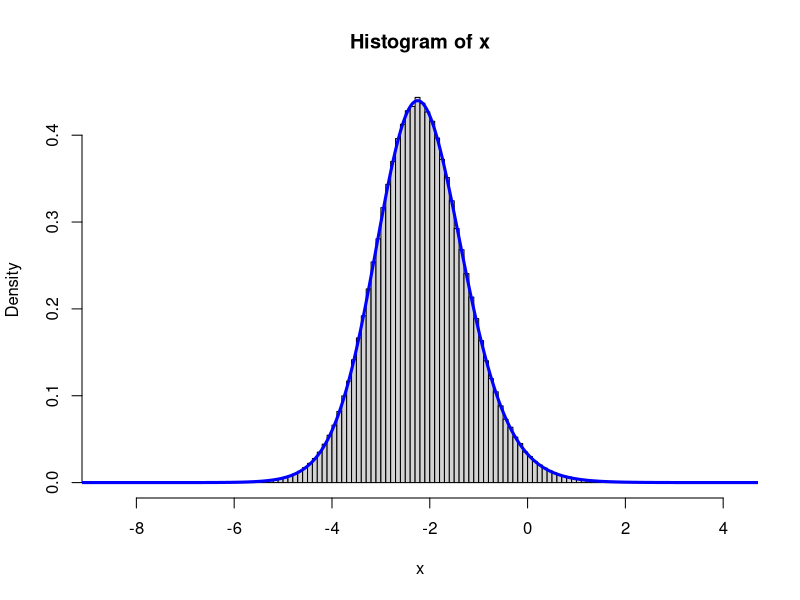

Reproduce this figure in R.
library(truncnorm)

dskew= function(x, nu, loc, scale, alpha, log=F) {
  z = (x - loc) / scale
  u = alpha * z * sqrt((nu + 1) / (nu + z*z))
  kernel = dt(z, nu, log=T) + pt(u, nu + 1, log=T)
  out = kernel + log(2) - log(scale)
  if (log==TRUE) return(out) else return(exp(out))
}

rskewt = function(n, nu, xi, psi, omega) {
  w = rgamma(n, nu/2, nu/2)
  z = rtruncnorm(n, 0, Inf, 0, sqrt(1/w))
  xi + psi * z + rnorm(n) * sqrt(omega/w)
}

# Reparameterized parameters.
nu=runif(1, 3, 30)
xi=rnorm(1, 0, 2)
psi=rnorm(1, -1, 2)
omega=rgamma(1, 3, 3)

# Transform parameters.
alpha = psi/sqrt(omega)
sigma = sqrt(omega + psi^2)
xx = seq(-15, 6, len=1000)

print(system.time(x <- rskewt(1e6, nu=nu, xi=xi, psi=psi, omega=omega)))
hist(x, prob=T, breaks=100)
lines(xx, dskew(xx, nu, xi, sigma, alpha), lwd=3, col='blue')

cat('nu:', nu, 'xi:', xi, 'psi:', psi, 'omega:', omega,
    'alpha:', alpha, 'sigma:', sigma, '\n')
